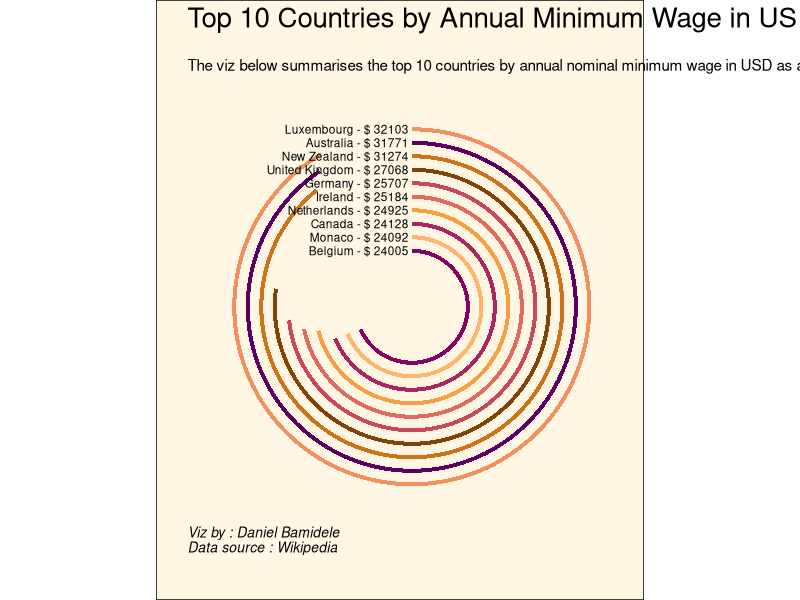
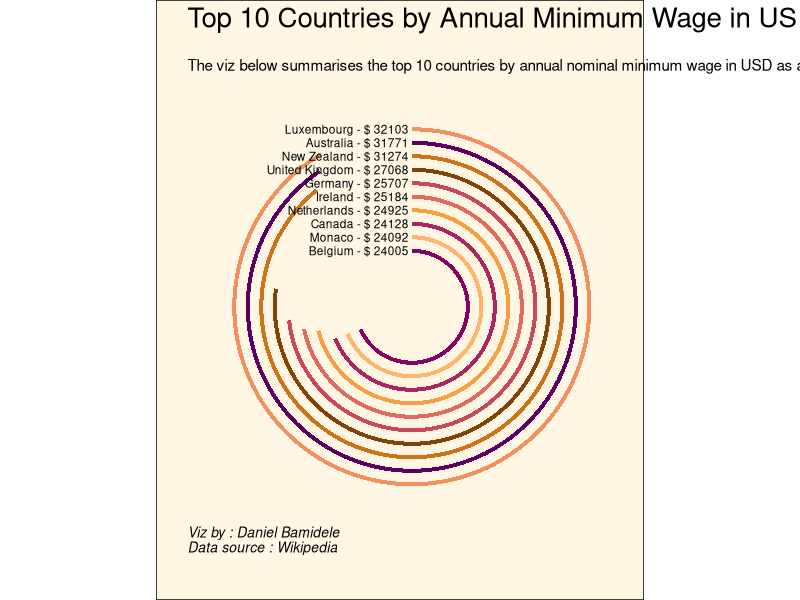

The R script that drew these images, in order:
# ----- Load libraries ---- #
library(tidyverse)
library(RColorBrewer)

# ----- This section prepares and cleans our dataframe ---- #

mw = read.csv('Minimum Wage.csv', header = T)
mw = mw %>%  
  mutate(hourly_usd = as.numeric(as.character(hourly_usd)), 
         annual_usd = as.numeric(as.character(annual_usd)), 
         workweek_hours = as.numeric(as.character(workweek_hours)))

clean_mw = mw %>% 
  drop_na(hourly_usd) %>% 
  arrange(desc(hourly_usd)) %>% 
  mutate(country = factor(country, country))

data = clean_mw[1:20,] %>%
  select(country, annual_usd, hourly_usd) %>%
  arrange(desc(annual_usd))

df = data  %>% select(country, annual_usd)  

df = df[-c(11:20),]

# ----- This section prepares our dataframe for labels ---- #

len = 4

df2 = data.frame(country = letters[1:len], 
                 annual_usd = rep(0,len), 
                 country2 = rep("", len))

df$country2 = paste0(df$country, " - ", "$ ", df$annual_usd, " " )

df = rbind(df, df2)

df$country = factor(df$country, levels = rev(df$country))

# ----- This section sets the colors for our viz ---- #
colr = c("#1f005c", "#5b0060", "#870160", "#ac255e", "#ca485c", 
         "#e16b5c", "#f39060", "#ffb56b", "#f99e43", "#cd731a", "#814407")

# ----- This section constructs the layers of our viz ---- #

ggplot(df, aes(x = country, y = annual_usd,
               fill = country2)) + 
  # create a bar plot
  geom_bar(width = 0.3, stat="identity") + 
  # set a manual color palette
  scale_fill_manual(values = colr) +
  # curve the bar chart 
  coord_polar(theta = "y") +
  # remove the x and y axis labels
  xlab("") + ylab("") +
  # let the "circumference" of the racetrack/radial bars
  ylim(c(0,35100)) +
  # add a title at the top of the chart
  ggtitle("Top 10 Countries by Annual Minimum Wage in USD") +
  # add a subtitle  and caption
  labs(subtitle = "\nThe viz below summarises the top 10 countries by annual nominal minimum wage in USD as at 2022.",
       caption = "Viz by : Daniel Bamidele\nData source : Wikipedia") +
  # add the legend text
  geom_text(data = df, hjust = 1, size = 3,
            aes(x = country, y = 0, label = country2)) +
  # use the minimal theme to make it pretty
  theme_minimal() +
  # remove the external legend, format text elements and remove all the extra elements
  theme(legend.position = "none",
        plot.title = element_text(size = 20),
        plot.caption = element_text(size = 10, face = "italic", hjust = 0, vjust = 10 ),
        panel.grid.major = element_blank(),
        panel.grid.minor = element_blank(),
        axis.line = element_blank(),
        axis.text.y = element_blank(),
        axis.text.x = element_blank(),
        axis.ticks = element_blank()) +
  theme(plot.background = element_rect(fill = "#FFF7E4"))

# save the plot

ggsave("ggfy_min_wage.png" , width = 10, height = 12, dpi = 500)